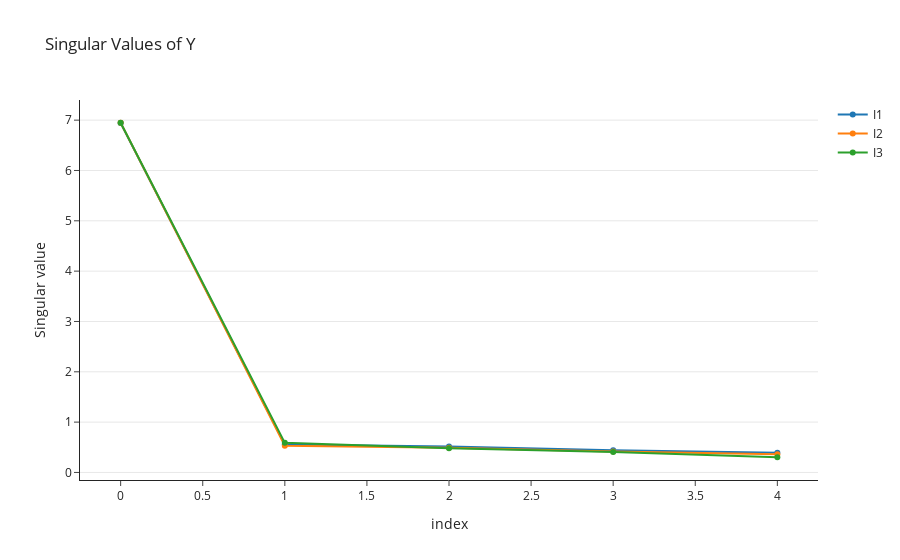

The notebook cell saved with this chart:
### Code cell
S, U = HOSVD(Y)

fig = go.Figure(
    layout=go.Layout(
        title="Singular Values of Y",
        template="simple_white"))

fig.add_trace(go.Scatter(x=[i for i in range(S.shape[0])], 
                         y=[norm(S[i,:,:], 'fro') for i in range(S.shape[0])], 
                         mode='lines+markers', name='I1'))

fig.add_trace(go.Scatter(x=[i for i in range(S.shape[1])], 
                         y=[norm(S[:,i,:], 'fro') for i in range(S.shape[1])], 
                         mode='lines+markers', name='I2'))

fig.add_trace(go.Scatter(x=[i for i in range(S.shape[2])], 
                         y=[norm(S[:,:,i], 'fro') for i in range(S.shape[2])], 
                         mode='lines+markers', name='I3'))


fig.update_yaxes(title='Singular value', showgrid=True)
fig.update_xaxes(title='index')

fig.show()

### Figure 1 — Plotly figure (JSON) as saved in the notebook; plotly's stock layout.template omitted (floating-point values rounded to 4 significant figures)
{"data": [{"mode": "lines+markers", "name": "I1", "type": "scatter", "x": [0, 1, 2, 3, 4], "y": [6.941, 0.5561, 0.5144, 0.4414, 0.3933]}, {"mode": "lines+markers", "name": "I2", "type": "scatter", "x": [0, 1, 2, 3, 4], "y": [6.948, 0.5317, 0.4889, 0.4173, 0.3624]}, {"mode": "lines+markers", "name": "I3", "type": "scatter", "x": [0, 1, 2, 3, 4], "y": [6.948, 0.5884, 0.4831, 0.4045, 0.3021]}], "layout": {"title": {"text": "Singular Values of Y"}, "xaxis": {"title": {"text": "index"}}, "yaxis": {"showgrid": true, "title": {"text": "Singular value"}}}}
